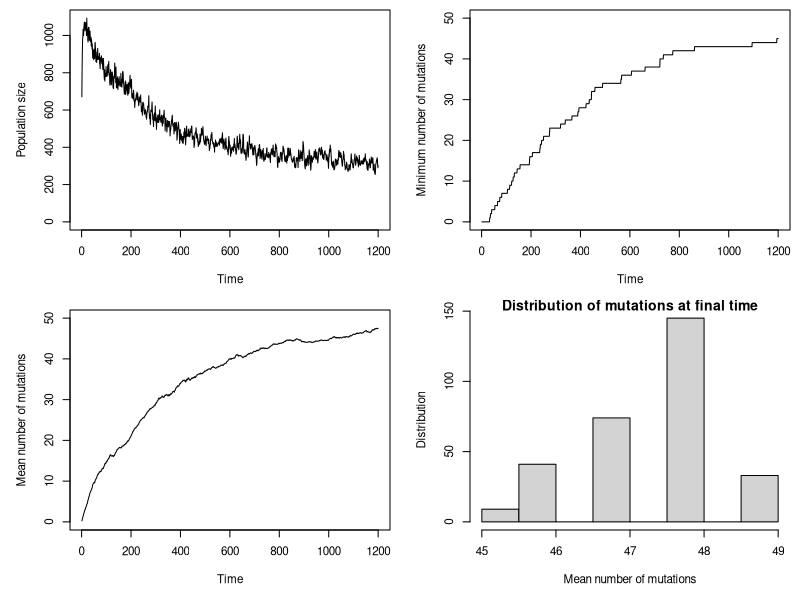

Generate this figure with R:
################################### Exercise sheet 4 ###################################

rm(list=ls()) # Clear all stored variables.

### Summary of parameters
TF    = 1200   #Final time of observation
Npop  = 500   # Initial population size
Lloci = 50    # Number of loci (max number of deleterious mutations)
u     = 0.005  # Mutation rate
s     = 0.01  # Deleterious fitness effect
f0    = 2.1   # Baseline fitness
GAMMA = 0.001 # Density regulation 
sigma = 0     # Probability of undergoing sexual reproduction


fitness = function(xi){
  ### Fitness effects as a function of the number of deleterious mutations (xi)
  num = sum(xi)
  (1 - s) ^ num  
}

mutate = function(xi){
  ### .....
  new = xi + rbinom(Lloci, 1, u)
  1.0*(new>=1)
}

recombine = function(xi, xj){
  ### ......
  joint = c(xi, xj)
  joint[seq(1, Lloci) + Lloci*rbinom(Lloci, 1, 0.5) ]
}

count = function(a){
  ### Counts the number of total mutations in each individual
  asum = rep(0, length(a))
  for(idx in seq(1, length(a))) asum[idx] = sum(a[[idx]])
  asum
}

# Initialize population
pop.xi = rep(list(rep(0, Lloci)), Npop)

# Vectors to save statistics
gens     = c()
pop.size = c()
pop.mean = c()
pop.min  = c()

for (time in seq(1,TF)) {
  # Initialize vectors at each time step
  new_pop.xi = c()
  popOff.xi = c()
  
  # Calculates the fitnesses of each adult
  fitnesses = sapply(pop.xi, fitness)
  
  for (ind in seq(1, length(pop.xi))) { # For each adult
    xi = pop.xi[[ind]]  # Get its genome
    Noff = rpois(1, f0) # Sample its number of offspring from a poisson distribution
    
    if(Noff > 0) { # If the number of offspring is greater than 0
      
      if (rbinom(1, 1, sigma)){ # Individuals are produced sexually
        other.xi = sample(pop.xi, size = Noff, replace = T) # Sample mate
        
        for (off in seq(1, Noff) ){ # Create the genome of offspring
          popOff.xi = append(popOff.xi, list(mutate(recombine(xi, other.xi[[off]]))))
        } 
        
      } else { # Individuals are produced asexually
        for (off in seq(1, Noff)){
          popOff.xi = append(popOff.xi, list(mutate(xi)))
        } 
      }
      
    }
    
  }# End of loop over adults
  
  # Now comes the survival probability of these offspring
  reg = 1.0 / (1.0 + GAMMA * (length(pop.xi) ) )
  
  for(index in seq(1, length(popOff.xi)) )
    if(runif(1) < reg*fitness(popOff.xi[[index]])){ # Probability has two factors: density-dependency and mutations
      # If individual survives, then add it to the list of new_pop
      new_pop.xi = append(new_pop.xi, list(popOff.xi[[index]]))
    } 
  
  # new_pop becomes the population
  pop.xi = new_pop.xi

  # If you want to print at each time step
  print(paste0("Gen:", time, " - Pop. size: ", length(pop.xi), " - Mean number of mutations: ", mean(count(pop.xi))))
  
  # Ends simulation if extinction occurs
  if ( length(pop.xi) == 0 ) break
  
  # Measures at each time step
  gens     = append(gens, time )
  pop.size = append(pop.size, length(pop.xi) )
  pop.mean = append(pop.mean, mean(count(pop.xi)))
  pop.min  = append(pop.min , min(count(pop.xi)) )
}

# Plots
par(mfrow=c(2,2), cex=0.7, mai=c(0.7,0.7,0.1,0.1))
plot(gens, pop.size, 'l', ylim = c(0, max(pop.size)), xlab="Time", ylab = "Population size")
plot(gens, pop.min , 'l', ylim = c(0, Lloci) , xlab="Time", ylab = "Minimum number of mutations")
plot(gens, pop.mean, 'l', ylim = c(0, Lloci) , xlab="Time", ylab = "Mean number of mutations")
hist(count(pop.xi), ylab="Distribution", xlab = "Mean number of mutations", 
     main="Distribution of mutations at final time")


### Plot fitness
#plot(sapply(seq(1, Lloci), fitness), xlab="Number of deleterious mutations", ylab="Fitness")

### Calculate mean time at each minimum
#mean(table(pop.min))
